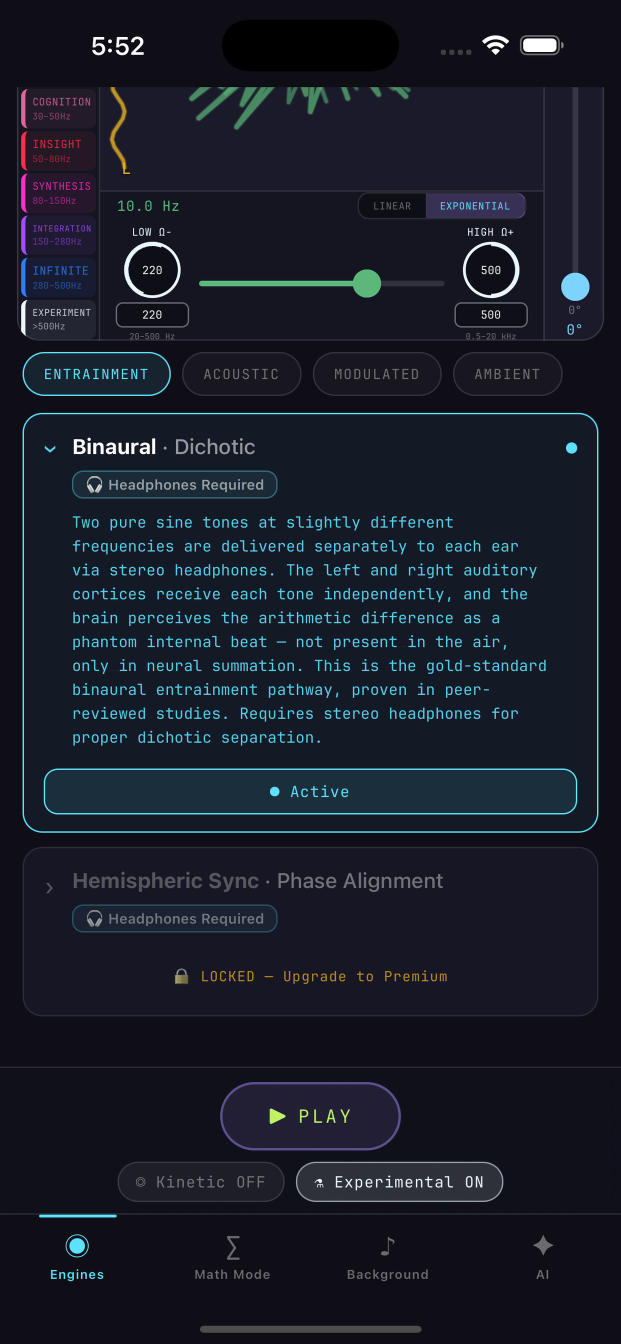
#> input picture react-native-app/assets/appstore-screenshots/01_main_engine.jpg, 1242 x 2688 px (shown at 1/2 size); its folder holds only this picture in this run
$ python convert-appstore-screenshots-macos.py
#> lines starting #> are read from the running program, lines starting #| are printed output that depends on the picture
#> in convert_file, im is the input picture: PIL image 1242x2688 RGB; mean R, G, B 24.7, 29, 40.3
#!/usr/bin/env python3
"""Convert iOS App Store portrait screenshots to Mac App Store 16:10 sizes.

For native Mac-window marketing art (already in mac-appstore-screenshots/),
use resize-mac-appstore-screenshots.py to produce 2880×1800 flat exports.
"""

from __future__ import annotations

import os
from pathlib import Path

from PIL import Image, ImageFilter

ROOT = Path(__file__).resolve().parents[1]
SRC = ROOT / "assets" / "appstore-screenshots"
OUT = ROOT / "assets" / "mac-appstore-screenshots"

# Mac App Store accepted 16:10 sizes (width × height)
TARGETS: tuple[tuple[int, int], ...] = (
    (1280, 800),
    (1440, 900),
    (2560, 1600),
    (2880, 1800),
)

BG = (8, 10, 18)  # HertzTheme.bg-ish


def _edge_fill_canvas(target_w: int, target_h: int, img: Image.Image) -> Image.Image:
    """Fit image by height; fill left/right with blurred edge strips."""
#> called with target_w = 1280, target_h = 800
    sw, sh = img.size
#> sw = 1242; sh = 2688
    scale = target_h / sh
#> scale = 0.298
    nw = max(1, int(round(sw * scale)))
#> nw = 370
    nh = target_h
    fitted = img.resize((nw, nh), Image.Resampling.LANCZOS)
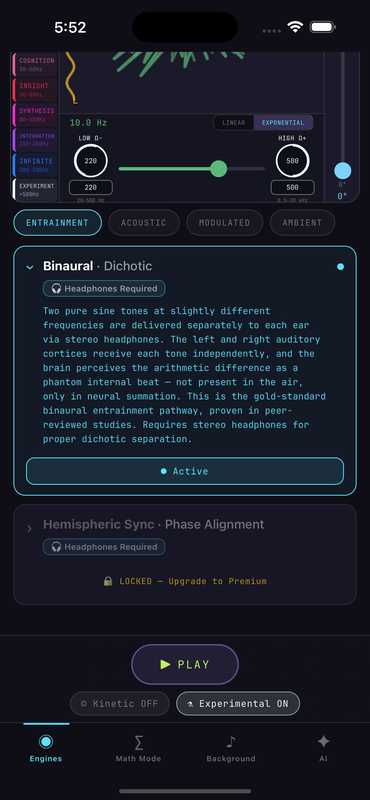
#> fitted: PIL image 370x800 RGB; mean R, G, B 24.7, 29, 40.3

    canvas = Image.new("RGB", (target_w, target_h), BG)
    x = (target_w - nw) // 2
#> x = 455
    canvas.paste(fitted, (x, 0))

    if x <= 0:
        return canvas

    strip_w = max(8, min(48, nw // 8))
#> strip_w = 46
    left_strip = fitted.crop((0, 0, strip_w, nh)).resize((x, nh), Image.Resampling.BILINEAR)
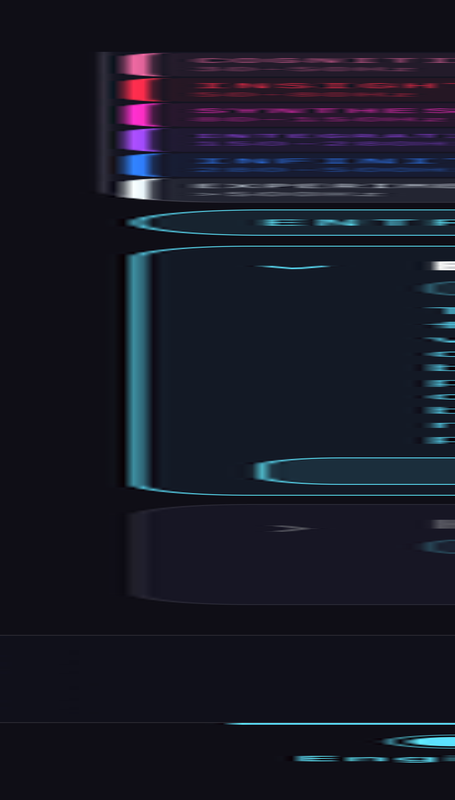
#> left_strip: PIL image 455x800 RGB; mean R, G, B 23.6, 24.8, 37.3
    right_strip = fitted.crop((nw - strip_w, 0, nw, nh)).resize((target_w - x - nw, nh), Image.Resampling.BILINEAR)
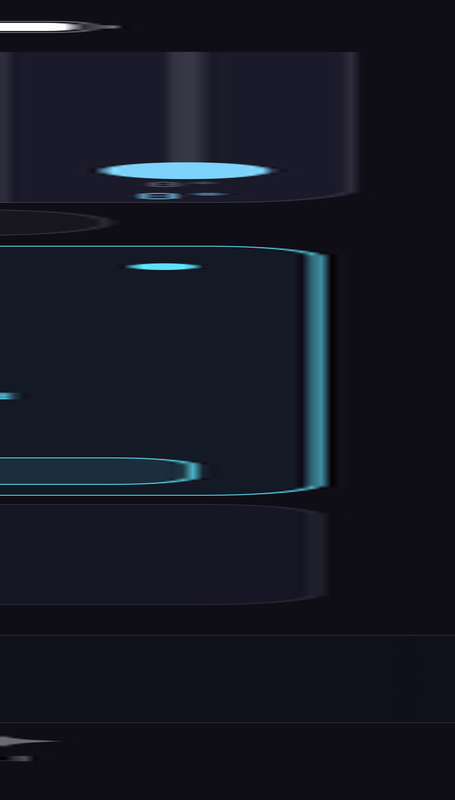
#> right_strip: PIL image 455x800 RGB; mean R, G, B 21.1, 23.7, 34.7
    left_strip = left_strip.filter(ImageFilter.GaussianBlur(radius=22))
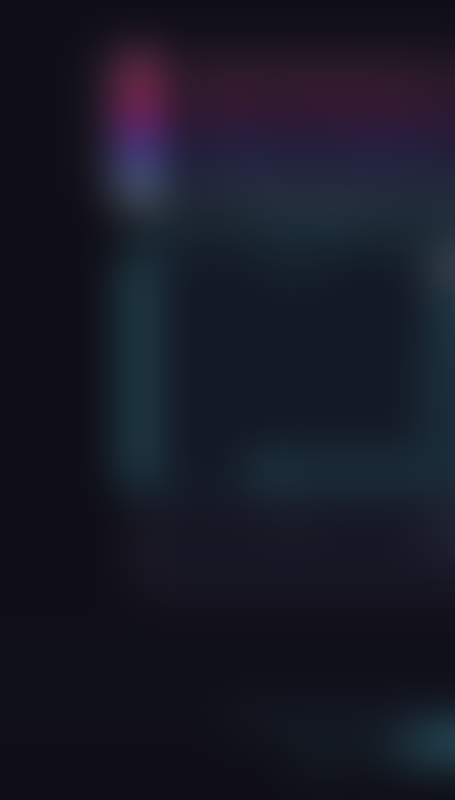
#> left_strip: PIL image 455x800 RGB; mean R, G, B 23.6, 24.8, 37.2
    right_strip = right_strip.filter(ImageFilter.GaussianBlur(radius=22))
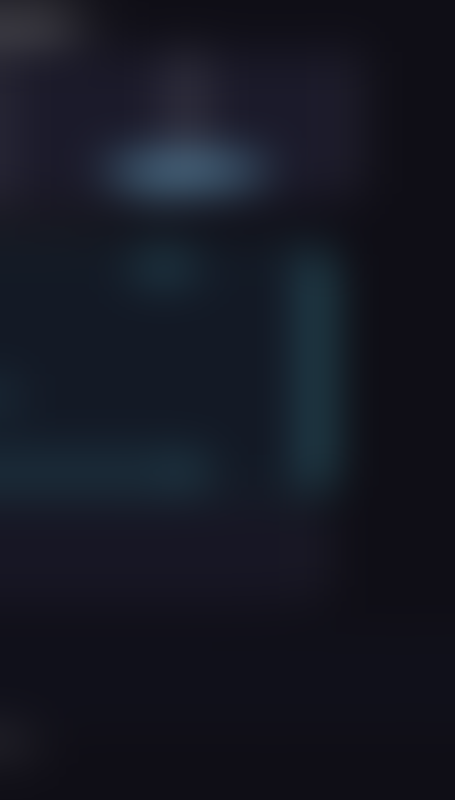
#> right_strip: PIL image 455x800 RGB; mean R, G, B 21.1, 23.7, 34.7
    canvas.paste(left_strip, (0, 0))
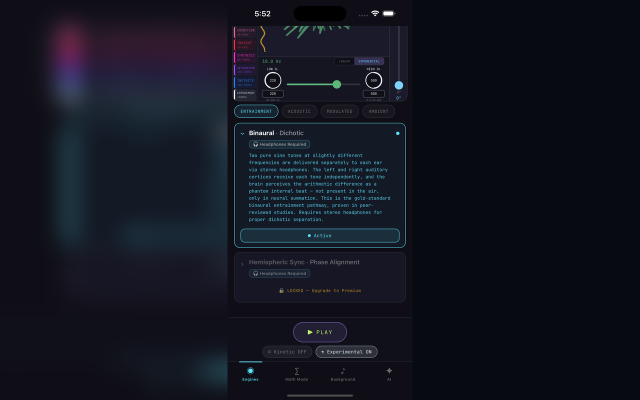
#> canvas: PIL image 1280x800 RGB (shown at 1/2 size); mean R, G, B 18.3, 20.8, 31.3
    canvas.paste(right_strip, (x + nw, 0))
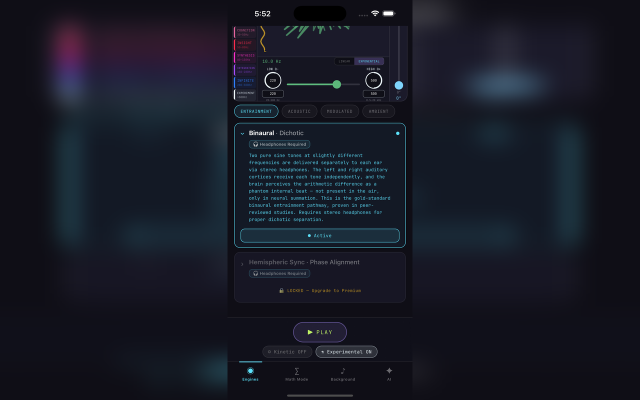
#> canvas: PIL image 1280x800 RGB (shown at 1/2 size); mean R, G, B 23, 25.6, 37.2
    canvas.paste(fitted, (x, 0))
    return canvas


def convert_file(src: Path, dst: Path, size: tuple[int, int]) -> None:
    with Image.open(src) as im:
        rgb = im.convert("RGB")
        out = _edge_fill_canvas(size[0], size[1], rgb)
        dst.parent.mkdir(parents=True, exist_ok=True)
        out.save(dst, format="JPEG", quality=92, optimize=True, progressive=True)


def main() -> None:
    if not SRC.is_dir():
        raise SystemExit(f"Missing source folder: {SRC}")

    files = sorted(
        p for p in SRC.iterdir() if p.suffix.lower() in {".jpg", ".jpeg", ".png"} and not p.name.startswith(".")
    )
    if not files:
        raise SystemExit(f"No images in {SRC}")

    for tw, th in TARGETS:
        folder = OUT / f"{tw}x{th}"
        for src in files:
            dst = folder / src.name
            convert_file(src, dst, (tw, th))
            print(f"Wrote {dst.relative_to(ROOT)}")

    readme = OUT / "README.md"
    readme.write_text(
        """# Mac App Store screenshots

Generated from `assets/appstore-screenshots/` (iOS 1242×2688 portrait).

Each subfolder is **16:10 landscape** for Mac App Store Connect:

| Folder | Size |
|--------|------|
| `1280x800` | 1280 × 800 |
| `1440x900` | 1440 × 900 |
| `2560x1600` | 2560 × 1600 (recommended for Retina) |
| `2880x1800` | 2880 × 1800 |

**Layout:** Portrait marketing art is height-fitted and centered; side gutters use a blurred extension of the image edge on the dark Hertz background.

**Note:** These are adapted from iPhone mockups. Apple prefers native **Mac app window** screenshots when the Mac app ships. Re-run after capturing from a macOS build if available.

Regenerate:

```bash
python3 scripts/convert-appstore-screenshots-macos.py
```
""",
        encoding="utf-8",
    )
    print(f"Wrote {readme.relative_to(ROOT)}")


if __name__ == "__main__":
    main()
